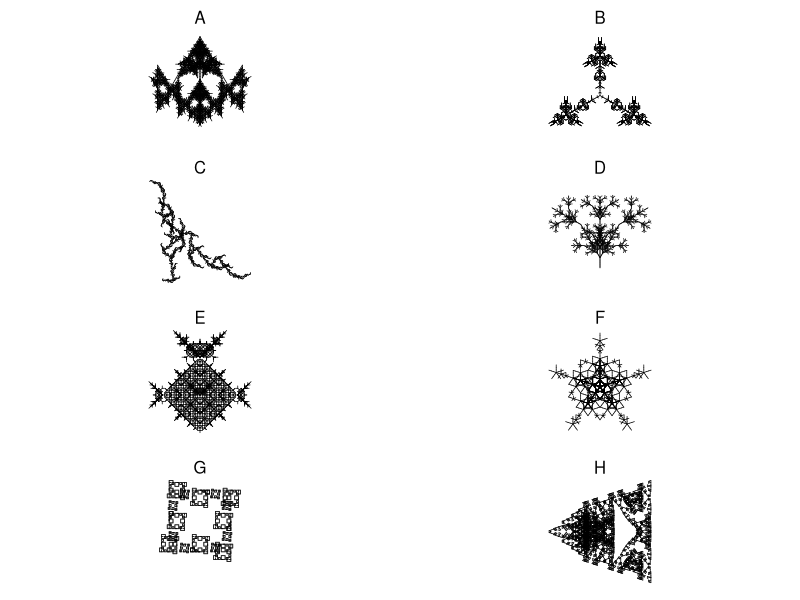

This chart was generated by the following R code:
## ---- chunk 1
g1 = list("A",
          list("A"="B-A-B",
               "B"="A+B+A"),
          6,
          60)
g2 = list("A",
          list("A"="A[+A][-A]B",
               "B"="[--B][++B]A"),
          5,
          30)
g3 = list("A",
          list("A"="-B+B+B+B+B+B",
               "B"="B[--CCA][-CCA]B",
               "C"="CC"),
          5,
          60)
g4 = list("A",
          list("A"="[----AAB][--AAB][++AAB]AAB",
               "B"="[-C][+C][--C][++C][---C][+++C]",
               "C"="CAB"),
          3,
          45)

g5 = list("A",
          list("A"="[-AAB][--AAB][+AAB][++AAB]AAB",
               "B"="[-C][+C][--C][++C]CA",
               "C"="CC"),
          3,
          72)

g6 = list("A",
          list("A"="-B+B+B+B+B+B",
               "B"="BB[-CCA]",
               "C"="CC"),
          5,
          60)

g7 = list("A",
          list("A"="B+B+B+B+B",
               "B"="[-CCA]BB",
               "C"="CC"),
          5,
          72)

g8 = list("A++++A",
          list("A"="+A-B-B[B]",
               "B"="-B+A+A[A]"),
          5,
          45)

g9 = list("A++A",
          list("A"="AB[-A][+A]",
               "B"="A"),
          6,
          90)

g10 = list("A+++A+++A+++A",
          list("A"="B--B",
               "B"="AA+++AA"),
          7,
          30)

g11 = list("A",
           list("A"="AB",
                "B"="A[++C][--C]",
                "C"="C[+C][-C]A"),
           7,
           45)

g12 = list("A",
           list("A"="X[-A][+A]AA",
                "X"="XX"),
           5,
           60)

g13 = list("A",
           list("A"="X[-A][+A]A",
                "X"="XX"),
           6,
           60)

g14 = list("A++++++.A",
           list("A"="B+B+B+B+B+B+B",
                "B"="B[-CCA][+CCA]",
                "C"="CC"),
           5,
           30)

g15 = list("A",
           list("A"="ABA",
                "B"="[-BAB][+BAB]"),
           6,
           90)

g16 = list("AA",
           list("A"="ABA",
                "B"="C[-BAB][+BAB]",
                "C"="CC"),
           5,
           90)

g17 = list("AA",
           list("A"="B-AA-B",
                "B"="A+B+A"),
                6,
                45)

g18 = list("AA",
           list("A"="B-AA-B",
                "B"="AB+B+A"),
                5,
                90)

g19 = list("AA",
           list("A"="B-AA-B",
                "B"="AB+B+AB"),
                5,
                90)

g20 = list("A++A++A++A",
           list("A"="B-CAC-B",
                "B"="AB-BA",
                "C"="CC"),
                5,
                135)

g21 = list("A.A",
           list("A"="BC",
                "B"="B[+C][-C]",
                "C"="CAD",
                "D"="DD[+D+D][-D-D]"),
                5,
                60)

g22 = list("A",
           list("A"="B-ABA-B",
                "B"="A+B+A"),
           6,
           72)

g23 = list("A",
           list("A"="B-ABA-B",
                "B"="A+B+A"),
           6,
           90)

g24 = list("A",
           list("A"="B-ABA-B",
                "B"="A+B+A"),
           6,
           120)

g25 = list("A",
           list("A"="B-ABA-B",
                "B"="A+B+A"),
           6,
           108)

g26 = list("A",
           list("A"="B-ABA-B",
                "B"="A+B+A"),
           4,
           135)

g27 = list("A++A++A++A",
           list("A"="B-ABA-B",
                "B"="A+BB+A"),
           4,
           135)

g28 = list("A",
           list("A"="A[+A][-A]B",
                "B"="A[--B][++B]B"),
           6,
           108)

g29 = list("A",
           list("A"="A[+A][-A]A[+B][-B]",
                "B"="A[--B][++B]B"),
           5,
           60)

g30 = list("A",
           list("A"="A[+A][-A]A[+B][-B]",
                "B"="A[--B][++B]B"),
           5,
           20)

g31 = list("A",
           list("A"="A[+A][-A]A[+B][-B]",
                "B"="A[----B][++++B]B"),
           5,
           45)

g32 = list("A",
           list("A"="A[++A][--A]A[+B][-B]",
                "B"="A[----B][++++B]B"),
           5,
           45)

g33 = list("A",
           list("A"="B++B++B++B++B",
                "B"="B[-CCC-CC-CCA][----CC-CCB]B",
                "C"="CC"),
           5,
           36)

g34 = list("A",
           list("A"="B++A++A++B",
                "B"="AB[A-CC-CC-CCA]BA",
                "C"="CC"),
           5,
           90)

g35 = list("A++++XA",
           list("A"="AA[-B][+B]B",
                "B"="[---ABC][+++ABC]",
                "C"="A[-CB][+CB]",
                "X"="XX"),
           5,
           45)

g36 = list("A+++XA",
           list("A"="AA[-B][+B]B",
                "B"="[--ABC][++ABC]",
                "C"="A[-CB][+CB]",
                "X"="XX"),
           5,
           60)

g37 = list("[A]+[A]+[A]+[A]+[A]+[A]",
           list("A"="AA[-B][+B]B",
                "B"="[-ABC][+ABC]",
                "C"="A[-CB][+CB]"),
           4,
           60)

g38 = list("[A]+[A]+[A]+[A]+[A]",
           list("A"="AA[-B][+B]B",
                "B"="[-ABC][+ABC]",
                "C"="A[-CB][+CB]"),
           4,
           72)

g39 = list("[A]+[A]+[A]+[A]",
           list("A"="AA[-B][+B]B",
                "B"="[-ABC][+ABC]",
                "C"="A[-CB][+CB]"),
           4,
           90)

g40 = list("[A]+[A]+[A]",
           list("A"="AA[-B][+B]B",
                "B"="[-ABC][+ABC]",
                "C"="A[-CB][+CB]"),
           4,
           120)

g41 = list("A",
           list("A"="C[+CA][CCCA][-CA]",
                "C"="CC"),
           6,
           45)

g42 = list("A",
           list("A"="C[+CA][CCCCB][-CA]",
                "B"="[++A][--A]",
                "C"="CC"),
           6,
           45)

g43 = list("[A]--[A]--[A]--[A]",
           list("A"="C[+CB][CCA][-CB]",
                "B"="CCC[+++A][---A]",
                "C"="CA"),
           4,
           45)

g44 = list("A",
           list("A"="A[-DB][+DB]C",
                "B"="DC[++DA][--DA]B",
                "C"="[+++D][---D]A",
                "D"="DD"),
           6,
           40)

g45 = list("[A]+++[A]+++[A]",
           list("A"="A[---XB][-XB][+XB][+++XB]",
                "B"="XB[++XA][--XA]XA",
                "X"="XX"),
           4,
           40)

g46 = list("[A]+++[A]+++[A]",
           list("A"="A[---XB][-XB][+XB][+++XB]",
                "B"="XB[++XA][--XA]A",
                "X"="XX"),
           4,
           40)

g47 = list("A",
           list("A"="[---B][-B][+B][+++B]",
                "B"="BD[++DA][--DA]B",
                "D"="DD"),
           5,
           45)

g48 = list("A------A",
           list("A"="[---B][-B][+B][+++B]",
                "B"="BD[++DA][--DA]B",
                "D"="DD"),
           5,
           30)

g49 = list("A+A++++++A+A",
           list("A"="[---B][-B][+B][+++B]",
                "B"="BD[++DA][--DA]B",
                "D"="DD"),
           4,
           30)

g50 = list("A--A--A",
           list("A"="A[-A]A"),
           6,
           60)

g51 = list("B---A",
           list("A"="A[-AB]A",
                "B"="B[+BA]B"),
           5,
           60)

g52 = list("[A][B]",
           list("A"="[-XBA]A",
                "B"="[+XAB]B",
                "X"="XX"),
           6,
           30)

g53 = list("[A][B]",
           list("A"="C[-A-B]A",
                "B"="C[+B+A]B",
                "C"="CC"),
           5,
           30)

g54 = list("[+A][-B]",
           list("A"="[-CA-CB]A",
                "B"="[+CB+CA]B",
                "C"="CC"),
           7,
           30)

g55 = list("[+A][-B]",
           list("A"="[-CA-CB]A",
                "B"="[+CB+CA]B",
                "C"="CC"),
           6,
           90)

g56 = list("[+A][-B]",
           list("A"="[-CA-CB]A",
                "B"="[+CB+CA]B",
                "C"="CC"),
           6,
           120)

g57 = list("[+A][-B]",
           list("A"="[-CA-CB]A",
                "B"="[+CB+CA]B",
                "C"="CC"),
           6,
           150)

g58 = list("[+A][-B]",
           list("A"="[-CA-CB]CA",
                "B"="[+CB+CA]CB",
                "C"="CC"),
           6,
           150)

g59 = list("A",
           list("A"="XXX-B+BB+BB+BB+B",
                "X"="XX",
                "B"="B[-XXA]B"),
           4,
           90)

g60 = list("A",
           list("A"="XX[BBB+BB+B]A",
                "X"="XX",
                "B"="B[-XA][+XA]B"),
           4,
           30)

g61 = list("A",
           list("A"="XX[B+BB+BB+BB+B]",
                "X"="XX",
                "B"="BA"),
           6,
           90)

g62 = list("A",
           list("A"="XXX[B+BB+BB+B]",
                "X"="XX",
                "B"="BA"),
           6,
           120)

g63 = list("A",
           list("A"="X[-B+BB+BB+BB+BB+BB+B]",
                "X"="XX",
                "B"="X[+A-AA-AA-AA-AA-AA-A]"),
           3,
           10)

g64 = list("A",
           list("A"="B[-A][+A]",
                "B"="[DA][--DA][++DA]",
                "D"="DD"),
           7,
           60)

g65 = list("X",
           list("F"="FF",
                "X"="F[+XXF+F][-XXF-F]FXX"),
           4,
           30)

g66 = list("X",
           list("F"="FF",
                "X"="FF[+XFF+XF][-XFF-XF]FXX"),
           4,
           30)

g67 = list("X",
           list("F"="FF",
                "X"="FF[+XFFX+XF][-XFFX-XF]FXXFX"),
           3,
           30)

goodies = list(g1,g2,g3,g4,g5,g6,g7,g8,g9,g10,g11,g12,g13,g14,g15,g16,g17,g18,g19,g20,g21,g22,g23,g24,g25,g26,g27,g28,g29,g30,g31,g32,g33,g34,g35,g36,g37,g38,g39,g40,g41,g42,g43,g44,g45,g46,g47,g48,g49,g50,g51,g52,g53,g54,g55,g56,g57,g58,g59,g60,g61,g62,g63,g64,g65,g66,g67)


showrules = function(g){
    rules = g[[2]]
    pr = paste0("`",names(rules)," > ",rules,"`",collapse="\\\n")
    return(pr)
}

initial_angle = 90  
line_color = "black"
line_width = 1
bg_color = "white"

getstr = function(start,rules,n){
    st = start
    for(jj in 1:n){
        st2 = ""
        for(i in 1:nchar(st)){
            ch = substr(st,i,i)
            if(!is.null(rules[[ch]])){
                st2 = paste0(st2,rules[[ch]],collapse="")
            } else {
                st2 = paste0(st2,ch,collapse="")
            }
        }
        st = st2
    }
    return(st)
}
getxyc = function(string="AA+AA+AA+A+A",angle=pi/2,angle_initial=pi/2,col="blue"){
    switch = 1
    d = angle_initial
    x = 0
    y = 0
    xl = c(x)
    yl = c(y)
    cols = numeric()
    dsave = numeric()
    xsave = numeric()
    ysave = numeric()
    for(i in 1:nchar(string)){
        ch = substr(string,i,i)
        cn = as.integer(charToRaw(ch))
        if(cn>=as.integer(charToRaw("A")) && cn<=as.integer(charToRaw("L"))){
            cols = c(cols,col)
            x = x+cos(d)
            y = y+sin(d)
            xl = c(xl,x)
            yl = c(yl,y)
        }
        if(cn>=as.integer(charToRaw("M")) && cn<=as.integer(charToRaw("Z"))){
            cols = c(cols,"NA")
            x = x+cos(d)
            y = y+sin(d)
            xl = c(xl,x)
            yl = c(yl,y)
        }
        if(cn==as.integer(charToRaw("["))){
            dsave = c(dsave,d)
            xsave = c(xsave,x)
            ysave = c(ysave,y)
        }
        if(cn==as.integer(charToRaw("]"))){
            cols = c(cols,"NA")
            x = xsave[length(xsave)]
            y = ysave[length(ysave)]
            d = dsave[length(dsave)]
            if(length(xsave)>1){
                xsave = xsave[1:(length(xsave)-1)]
                ysave = ysave[1:(length(ysave)-1)]
                dsave = dsave[1:(length(dsave)-1)]
            } else {
                xsave = numeric()
                ysave = numeric()
                dsave = numeric()
            }
            xl = c(xl,x)
            yl = c(yl,y)
        }
        if(cn==as.integer(charToRaw("-"))){
            d = d+angle*switch
        }
        if(cn==as.integer(charToRaw("+"))){
            d = d-angle*switch
        }
        if(cn==as.integer(charToRaw("."))){
            switch = switch*(-1)
        }
    }
    xwid = max(xl)-min(xl)
    ywid = max(yl)-min(yl)
    xmid = (max(xl)+min(xl))/2
    ymid = (max(yl)+min(yl))/2
    wid = max(c(xwid,ywid))
    x2 = (xl-xmid)/wid*2
    y2 = (yl-ymid)/wid*2
    return(list(x2,y2,cols))
}
makeplot = function(xyc,lwd=1){
    x = xyc[[1]]
    y = xyc[[2]]
    c = xyc[[3]]
    plot(0,0,"n",xlim=c(-1,1),ylim=c(-1,1),axes=F,ann=F)
    for(i in 2:length(x)){
        lines(c(x[i-1],x[i]),c(y[i-1],y[i]),col=c[i-1],lwd=lwd)
    }
}

ng = length(goodies)
gs = sample(1:length(goodies),8)
gc = sample(gs,1)
sol = paste0(1*(gs==gc),collapse="")

## ---- chunk 2
cat(showrules(goodies[[gc]]))
## ---- chunk 3
par(mfrow=c(4,2),pty="s",mar=c(1,1.5,2,1.5))
jj = 0
for(i in gs){
    jj = jj+1
    s = getstr(goodies[[i]][[1]],goodies[[i]][[2]],goodies[[i]][[3]])
    angle = goodies[[i]][[4]]
    xyc = getxyc(s,angle/180*pi,angle_initial=initial_angle/180*pi,col=line_color)
    makeplot(xyc,lwd=0.7)
    mtext(LETTERS[jj],3)
}
## ---- chunk 4
GG = goodies[[gs[1]]]
## ---- chunk 5
cat(showrules(GG))
## ---- chunk 6
GG = goodies[[gs[2]]]
## ---- chunk 7
cat(showrules(GG))
## ---- chunk 8
GG = goodies[[gs[3]]]
## ---- chunk 9
cat(showrules(GG))
## ---- chunk 10
GG = goodies[[gs[4]]]
## ---- chunk 11
cat(showrules(GG))
## ---- chunk 12
GG = goodies[[gs[5]]]
## ---- chunk 13
cat(showrules(GG))
## ---- chunk 14
GG = goodies[[gs[6]]]
## ---- chunk 15
cat(showrules(GG))
## ---- chunk 16
GG = goodies[[gs[7]]]
## ---- chunk 17
cat(showrules(GG))
## ---- chunk 18
GG = goodies[[gs[8]]]
## ---- chunk 19
cat(showrules(GG))
